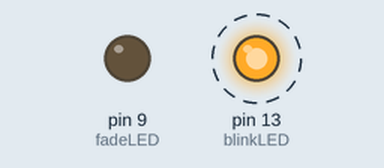
Recording of a sketch running on a simulated Arduino Uno, built with avr-gcc and run on an emulated ATmega328P. On the bench: output pins drawn as LEDs (lit = HIGH). Dashed ring = blinking.

Above: at 0.05 s.
At 5.35 s:
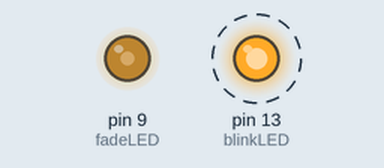
At 10.65 s:
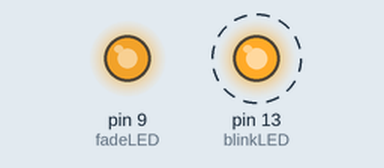
At 21.45 s:
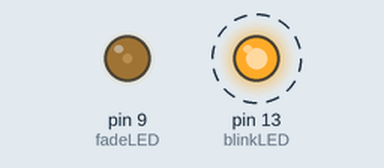
Timing chart, 0 to 30.5 s (numbered marks = the images above):
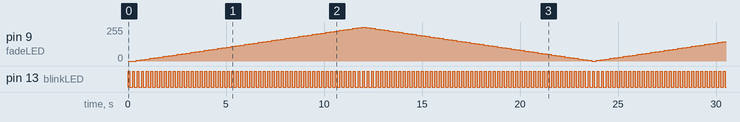

Measured:
- by itself, pin 13 (blinkLED): alternates HIGH for 0.10 s and LOW for 0.13 s

The sketch:

activity-8a_lightitup-01.ino
```cpp
// DM2008 — Activity 8a
// Combination Challenge (15 min)
//
// Build a three-LED light system combining everything from today.
// The always-on LED is handled purely by wiring (5V rail) — no code needed for that one.
// Your sketch only needs to control the blink and fade LEDs.
//
// Can you adjust the timing so both LEDs feel like part of the same system?

int fadeLED = 9;     // PWM pin for fade control (~)
int blinkLED = 13;   // Digital pin for on/off blink

int brightness = 0;  // current brightness level (0–255)
int fadeAmount = 5;  // how much brightness changes each step

void setup() {
  pinMode(fadeLED, OUTPUT);
  pinMode(blinkLED, OUTPUT);
}

void loop() {
  // Blink LED
  digitalWrite(blinkLED, HIGH);
  delay(100);
  digitalWrite(blinkLED, LOW);
  delay(100);

  // Fade LED
  analogWrite(fadeLED, brightness);
  brightness += fadeAmount;

  // Reverse direction at brightness limits
  if (brightness <= 0 || brightness >= 255) {
    fadeAmount = -fadeAmount;
  }

  delay(30);
}
```
